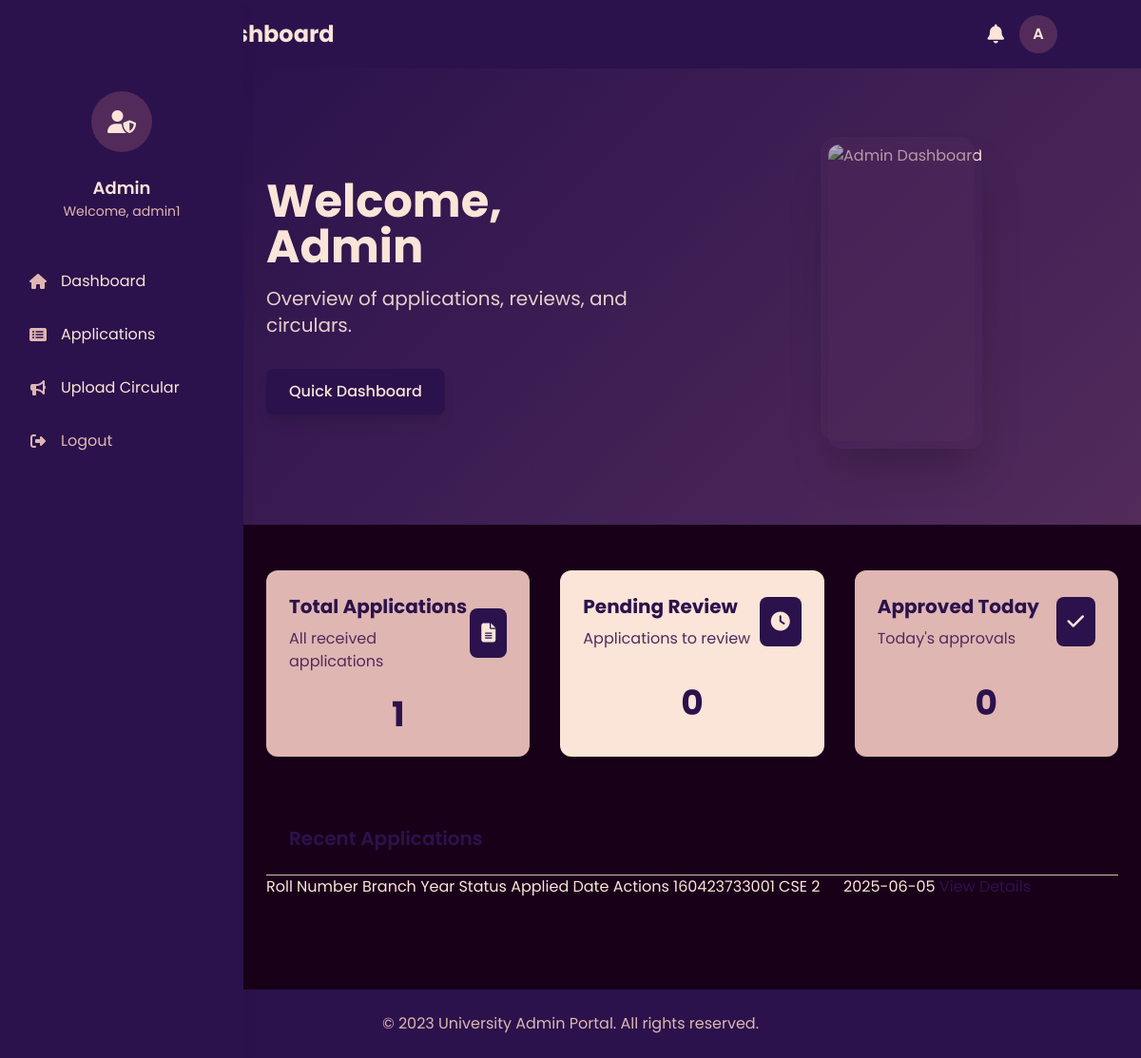
/admin_dashboard (signed in), run on the app's committed database.
### models.py (models this page shows, shortened)
class ScholarshipApplication(db.Model):
    id = db.Column(db.String(20), primary_key=True)
    roll_number = db.Column(db.String(80), nullable=False)
    branch = db.Column(db.String(80), nullable=False)
    year = db.Column(db.String(20), nullable=False)
    lateral_entry = db.Column(db.Boolean, default=False)  # LE field
    scholarship_state = db.Column(db.String(80), default='pending')
    created_at = db.Column(db.DateTime, default=datetime.utcnow)

### main.py (the view)
@app.route('/admin_dashboard')
def admin_dashboard():
    if 'admin_id' not in session or session.get('user_type') != 'admin':
        return redirect(url_for('admin_login'))
    try:
        total_applications = ScholarshipApplication.query.count()
        pending_applications = ScholarshipApplication.query.filter_by(scholarship_state='pending').count()
        today = datetime.now().date()
        approved_today = ScholarshipApplication.query\
            .filter(
                ScholarshipApplication.scholarship_state == 'approved',
                func.date(ScholarshipApplication.created_at) == today
            ).count()
        recent_applications = ScholarshipApplication.query\
            .order_by(ScholarshipApplication.created_at.desc())\
            .limit(5)\
            .all()
        return render_template(
            'admin_dashboard.html',
            username=session.get('admin_id'),
            total_applications=total_applications,
            pending_applications=pending_applications,
            approved_today=approved_today,
            recent_applications=recent_applications
        )
    except Exception as e:
        print(f"Error loading admin dashboard: {str(e)}")
        return redirect(url_for('admin_login'))

### templates/admin_dashboard.html (shortened to what this page needs)
<!DOCTYPE html>
<html lang="en">
<head>
    <script src="https://cdn.tailwindcss.com"></script>
    <link rel="stylesheet" href="https://cdnjs.cloudflare.com/ajax/libs/font-awesome/6.4.0/css/all.min.css">
</head>
<body class="min-h-screen">
    <header class="bg-[#2B124C] py-4 px-6 shadow-lg">
        <div class="container mx-auto flex justify-between items-center">
            <div class="flex items-center space-x-2">
                <h1 class="text-xl md:text-2xl font-bold text-[#FBE4D8]">Admin Dashboard</h1>
            </div>
            <div class="flex items-center space-x-4">
                <button class="text-[#FBE4D8] hover:text-[#DFB6B2] transition">
                    <i class="fas fa-bell text-xl"></i>
                </button>
                <div class="w-10 h-10 rounded-full bg-[#522B5B] flex items-center justify-center text-[#FBE4D8]">
                    <span class="font-semibold">A</span>
                </div>
            </div>
        </div>
    </header>
    <aside class="fixed top-0 left-0 h-full w-64 bg-[#2B124C] shadow-lg z-40 flex flex-col pt-24 hidden md:flex">
        <div class="flex flex-col items-center space-y-6">
            <div class="w-16 h-16 rounded-full bg-[#522B5B] flex items-center justify-center text-[#FBE4D8] text-2xl font-bold">
                <i class="fas fa-user-shield"></i>
            </div>
            <div class="text-center">
                <h2 class="text-lg font-semibold text-[#FBE4D8]">Admin</h2>
                <p class="text-sm text-[#DFB6B2]">Welcome, {{ username }}</p>
            </div>
        </div>
        <nav class="mt-10 flex-1">
            <ul>
                <li class="mx-4 mb-2 p-3 flex items-center space-x-3 rounded-lg cursor-pointer hover:bg-[#522B5B] transition"
                    onclick="window.location.href='/'">
                    <i class="fas fa-home w-6 text-center text-[#DFB6B2]"></i>
                    <span class="text-[#FBE4D8]">Dashboard</span>
                </li>
                <li class="mx-4 mb-2 p-3 flex items-center space-x-3 rounded-lg cursor-pointer hover:bg-[#522B5B] transition"
                    onclick="window.location.href='/applications_list'">
                    <i class="fas fa-list-alt w-6 text-center text-[#DFB6B2]"></i>
                    <span class="text-[#FBE4D8]">Applications</span>
                </li>
                <li class="mx-4 mb-2 p-3 flex items-center space-x-3 rounded-lg cursor-pointer hover:bg-[#522B5B] transition"
                    onclick="openCircularModal()">
                    <i class="fas fa-bullhorn w-6 text-center text-[#DFB6B2]"></i>
                    <span class="text-[#FBE4D8]">Upload Circular</span>
                </li>
                <li class="mx-4 mb-2 p-3 flex items-center space-x-3 rounded-lg cursor-pointer hover:bg-red-900 transition"
                    onclick="window.location.href='/logout'">
                    <i class="fas fa-sign-out-alt w-6 text-center text-[#DFB6B2]"></i>
                    <span class="text-[#DFB6B2]">Logout</span>
                </li>
            </ul>
        </nav>
    </aside>
    <div class="md:ml-64">
        <section class="hero-gradient">
            <div class="container mx-auto px-6 py-12 md:py-20">
                <div class="flex flex-col md:flex-row items-center">
                    <div class="md:w-1/2 mb-10 md:mb-0 md:pr-10">
                        <h1 class="text-3xl md:text-5xl font-bold mb-4 text-[#FBE4D8]">Welcome, Admin</h1>
                        <p class="text-lg md:text-xl mb-8 text-[#FBE4D8] opacity-90">
                            Overview of applications, reviews, and circulars.
                        </p>
                        <button class="bg-[#2B124C] hover:bg-[#522B5B] text-[#FBE4D8] px-6 py-3 rounded-lg font-medium transition-all shadow-lg">
                            Quick Dashboard
                        </button>
                    </div>
                    <div class="md:w-1/2 flex justify-center">
                        <div class="relative">
                            <div class="w-full h-full bg-[#522B5B] rounded-2xl opacity-40 absolute -inset-2"></div>
                            <img src="https://images.unsplash.com/photo-1551288049-bebda4e38f71?ixlib=rb-4.0.3&ixid=M3wxMjA3fDB8MHxwaG90by1wYWdlfHx8fGVufDB8fHx8fA%3D%3D&auto=format&fit=crop&w=1470&q=80"
                                 alt="Admin Dashboard"
                                 class="w-full max-w-lg rounded-xl shadow-2xl object-cover h-64 md:h-80">
                        </div>
                    </div>
                </div>
            </div>
        </section>
        <main class="container mx-auto px-6 py-12">
            <div class="grid grid-cols-1 md:grid-cols-3 gap-8">
                <div class="flex flex-col h-full bg-[#DFB6B2] rounded-xl p-6 shadow-lg transition-all duration-300 card-hover">
                    <div class="flex justify-between items-center mb-6">
                        <div>
                            <h3 class="text-xl font-bold text-[#2B124C]">Total Applications</h3>
                            <p class="text-[#522B5B] mt-2">All received applications</p>
                        </div>
                        <div class="bg-[#2B124C] text-[#FBE4D8] p-3 rounded-lg">
                            <i class="fas fa-file-alt text-xl"></i>
                        </div>
                    </div>
                    <div class="flex-grow flex items-center justify-center">
                        <span class="text-4xl font-bold text-[#2B124C]">{{ total_applications|default(0) }}</span>
                    </div>
                </div>
                <div class="flex flex-col h-full bg-[#FBE4D8] rounded-xl p-6 shadow-lg transition-all duration-300 card-hover">
                    <div class="flex justify-between items-center mb-6">
                        <div>
                            <h3 class="text-xl font-bold text-[#2B124C]">Pending Review</h3>
                            <p class="text-[#522B5B] mt-2">Applications to review</p>
                        </div>
                        <div class="bg-[#2B124C] text-[#FBE4D8] p-3 rounded-lg">
                            <i class="fas fa-clock text-xl"></i>
                        </div>
                    </div>
                    <div class="flex-grow flex items-center justify-center">
                        <span class="text-4xl font-bold text-[#2B124C]">{{ pending_applications|default(0) }}</span>
                    </div>
                </div>
                <div class="flex flex-col h-full bg-[#DFB6B2] rounded-xl p-6 shadow-lg transition-all duration-300 card-hover">
                    <div class="flex justify-between items-center mb-6">
                        <div>
                            <h3 class="text-xl font-bold text-[#2B124C]">Approved Today</h3>
                            <p class="text-[#522B5B] mt-2">Today's approvals</p>
                        </div>
                        <div class="bg-[#2B124C] text-[#FBE4D8] p-3 rounded-lg">
                            <i class="fas fa-check text-xl"></i>
                        </div>
                    </div>
                    <div class="flex-grow flex items-center justify-center">
                        <span class="text-4xl font-bold text-[#2B124C]">{{ approved_today|default(0) }}</span>
                    </div>
                </div>
            </div>
                <div class="p-6 border-b border-[#DFB6B2]">
                    <h2 class="text-xl font-semibold text-[#2B124C]">Recent Applications</h2>
                </div>
                <div class="overflow-x-auto">
                        <thead class="bg-[#DFB6B2]">
                            <tr>
                                <th class="px-6 py-3 text-left text-xs font-medium text-[#522B5B] uppercase">Roll Number</th>
                                <th class="px-6 py-3 text-left text-xs font-medium text-[#522B5B] uppercase">Branch</th>
                                <th class="px-6 py-3 text-left text-xs font-medium text-[#522B5B] uppercase">Year</th>
                                <th class="px-6 py-3 text-left text-xs font-medium text-[#522B5B] uppercase">Status</th>
                                <th class="px-6 py-3 text-left text-xs font-medium text-[#522B5B] uppercase">Applied Date</th>
                                <th class="px-6 py-3 text-left text-xs font-medium text-[#522B5B] uppercase">Actions</th>
                            </tr>
                        </thead>
                        <tbody class="bg-[#FBE4D8] divide-y divide-[#DFB6B2]">
                            {% for application in recent_applications|default([]) %}
                            <tr class="hover:bg-[#DFB6B2]">
                                <td class="px-6 py-4 whitespace-nowrap text-sm font-medium text-[#2B124C]">
                                    {{ application.roll_number }}
                                </td>
                                <td class="px-6 py-4 whitespace-nowrap text-sm text-[#522B5B]">
                                    {{ application.branch }}
                                </td>
                                <td class="px-6 py-4 whitespace-nowrap text-sm text-[#522B5B]">
                                    {{ application.year }}
                                </td>
                                <td class="px-6 py-4 whitespace-nowrap text-sm text-[#522B5B]">
                                    {{ application.created_at.strftime('%Y-%m-%d') }}
                                </td>
                                <td class="px-6 py-4 whitespace-nowrap text-sm font-medium">
                                    <a href="#" class="text-[#2B124C] hover:text-[#522B5B]">View Details</a>
                                </td>
                            </tr>
                            {% endfor %}
                        </tbody>
                </div>
            </div>
    <footer class="bg-[#2B124C] py-6 mt-12">
        <div class="container mx-auto px-6 text-center text-[#DFB6B2]">
            <p>© 2023 University Admin Portal. All rights reserved.</p>
        </div>
    </footer>
</body>
</html>

### templates/admin_dashboard.html (style rules this page uses)
:root { --bg-dark: #190019; --header-dark: #2B124C; --section-dark: #522B5B; --accent: #864F6C; --card-light: #DFB6B2; --text-light: #FBE4D8; }
body { font-family: 'Poppins', sans-serif; background-color: var(--bg-dark); color: var(--text-light); }
.hero-gradient { background: linear-gradient(135deg, var(--header-dark), var(--section-dark)); }

### data on the page
ScholarshipApplication: roll_number "160423733001", branch "CSE", year "2", created_at "2025-06-05"

### other printed values
{{ username }} "admin1"
{{ total_applications|default(0) }} "1"
{{ pending_applications|default(0) }} "0"
{{ approved_today|default(0) }} "0"
